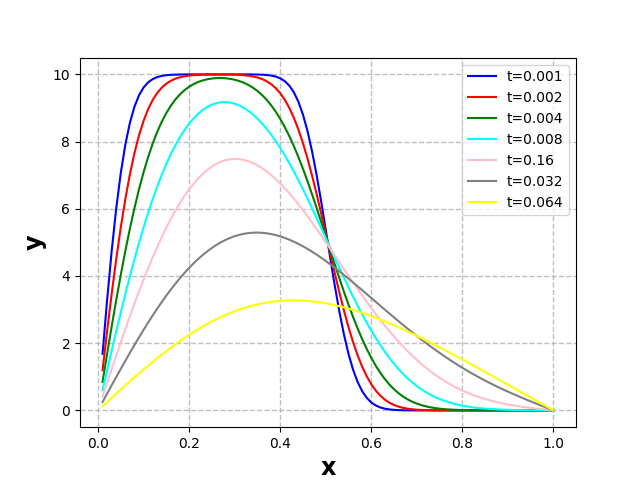

The script that saved this image:
import numpy as np
import matplotlib.pyplot as plt

#それぞれのテキストファイルからデータを読み込む
data = np.genfromtxt("rei2-14.txt")


#画像を出力するための領域を作成
fig = plt.figure()

#領域の中でプロットする場所を決める
ax = fig.add_subplot(1,1,1)

#領域の中でプロットする場所を決める
ax.plot(data[0,:],data[1,:],color='blue',label="t=0.001")
ax.plot(data[0,:],data[2,:],color='red',label="t=0.002")
ax.plot(data[0,:],data[3,:],color='green',label="t=0.004")
ax.plot(data[0,:],data[4,:],color='cyan',label="t=0.008")
ax.plot(data[0,:],data[5,:],color='pink',label="t=0.16")
ax.plot(data[0,:],data[6,:],color='gray',label="t=0.032")
ax.plot(data[0,:],data[7,:],color='yellow',label="t=0.064")


# x,y軸に補助目盛線を設定
ax.grid(which = "major", axis = "both", alpha = 0.8,linestyle = "--", linewidth = 1)

# x,y軸の目盛設定
ax.set_xlabel("x",weight="bold",size="xx-large")
ax.set_ylabel("y",weight="bold",size="xx-large")

#凡例を追加
ax.legend()

#プロットしたグラフを画像形式に保存する
plt.savefig("rei2-14.png")

#プロットしたグラフを出力する
plt.show()